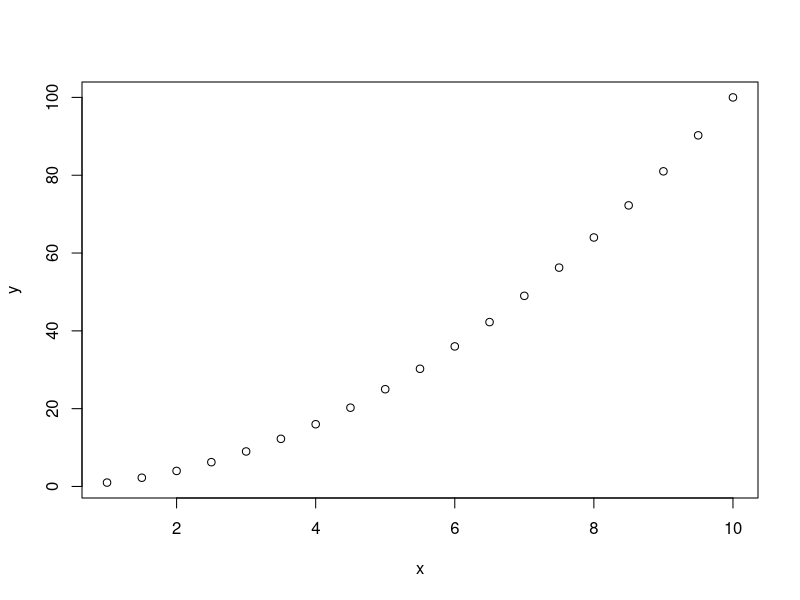
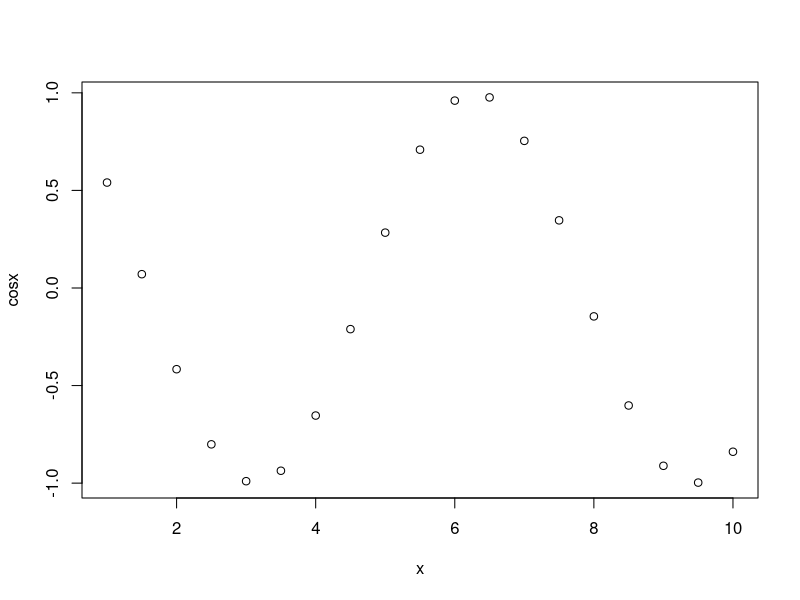
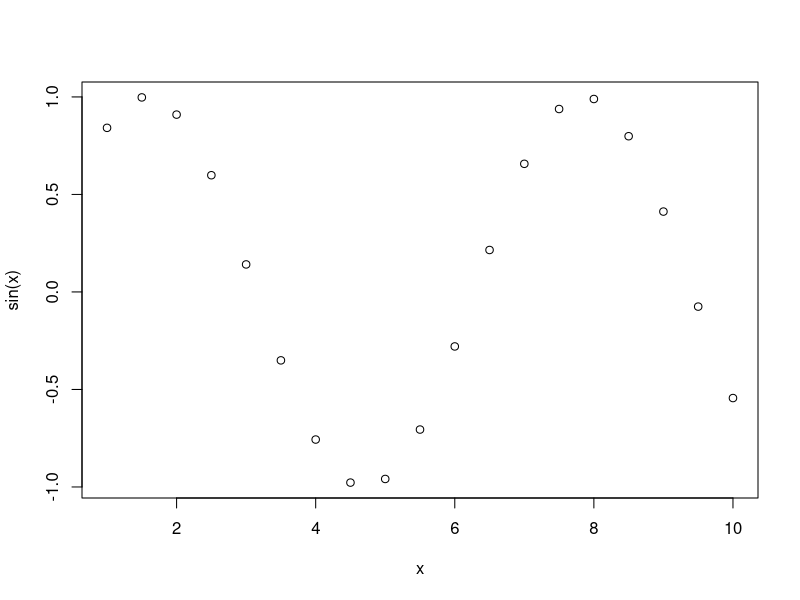
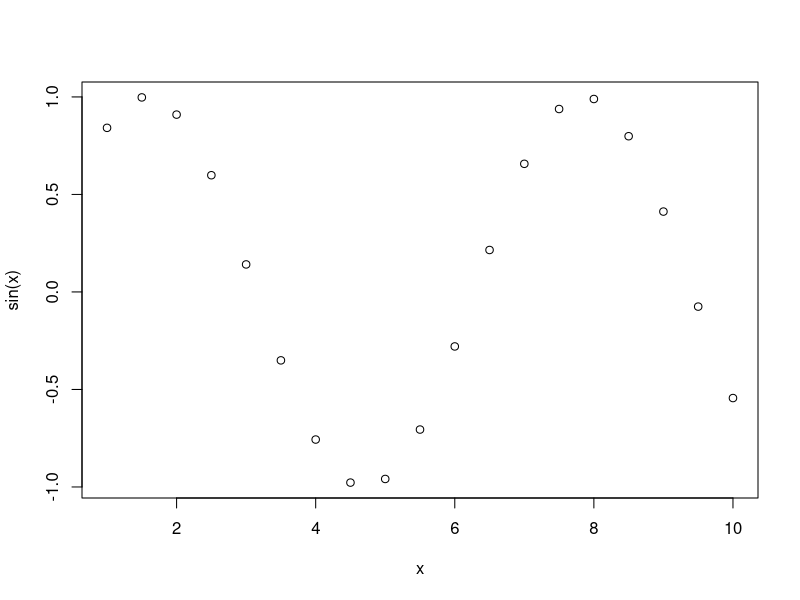
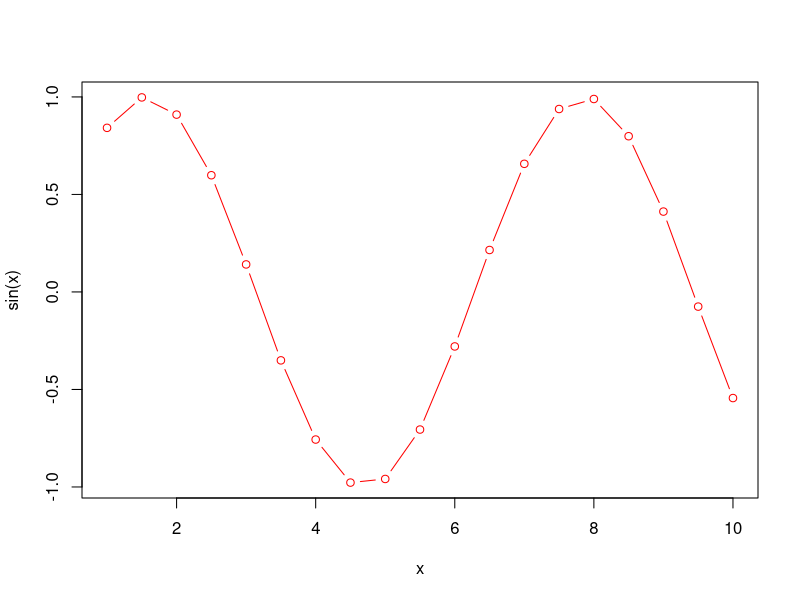
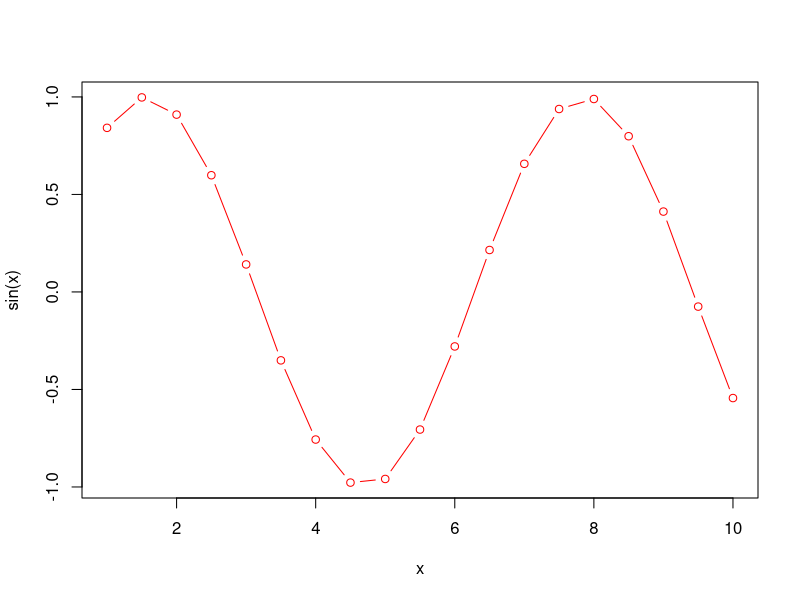
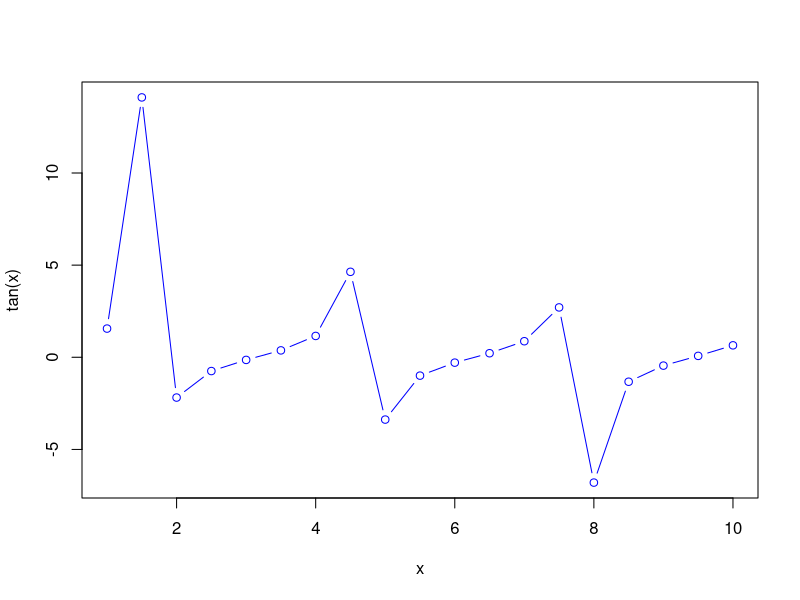
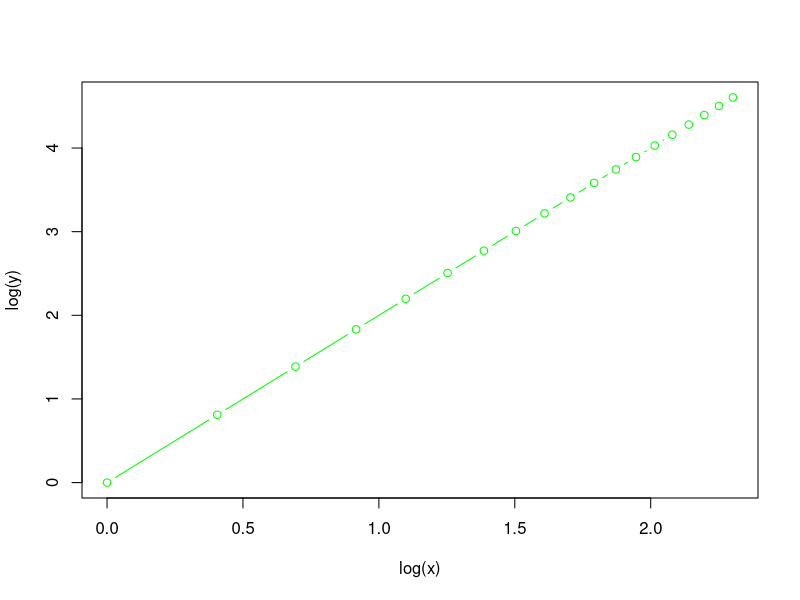

Generate these figures, in order, with R:
# R Script 01 =================================
# Console Commands Line Examples ==============
4 + 4
sqrt(25)
pi
seq(from=1, to=10, by=0.5)

# What does the seq() function do?
# Go to help tab
# or in console, type help(seq)



# Click on the ENVIRONMENT TAB
# Notice it is empty


# EXERCISE 01 =================================
# How to save the output?
# save sequence of numbers in object x
x <- seq(from=1, to=10, by=0.5)

# view the contents of x
x

# Also take a look at the ENVIRONMENT TAB

# use x to create new object y
y <- x*x

# plot x and y
plot(x,y)

# Where did the plot go?
# Go to the Plots window - explore options



# EXERCISE 02 =================================
# create a new object cosx
cosx <- cos(x)

# plot x, cosx
plot(x, cosx)

# Check ENVIRONMENT TAB
# How many objects are there now?



# use functions as needed on the fly!
# plot x, sin(x)
plot(x, sin(x))
plot(y=sin(x), x=x)     # order doesn't matter with explicit assignment

# plot both points and lines
# make the color red
plot(x, sin(x), type = "both", col = "red")
plot(x, sin(x), type = "b", col = "red")

# Check ENVIRONMENT TAB
# How many objects are there now?



# [YOUR TURN] plot x and the tangent of x
# change color to blue
# hint: help(sin) - to see list of other trig functions
# hint: cut and paste code above to help you
plot(x, tan(x), type = "b", col = "blue")

# [YOUR TURN] plot log of x with log y
# change color to green
# hint: help(log) - to see list of log functions
plot(log(x), log(y), type = "b", col = "green")

